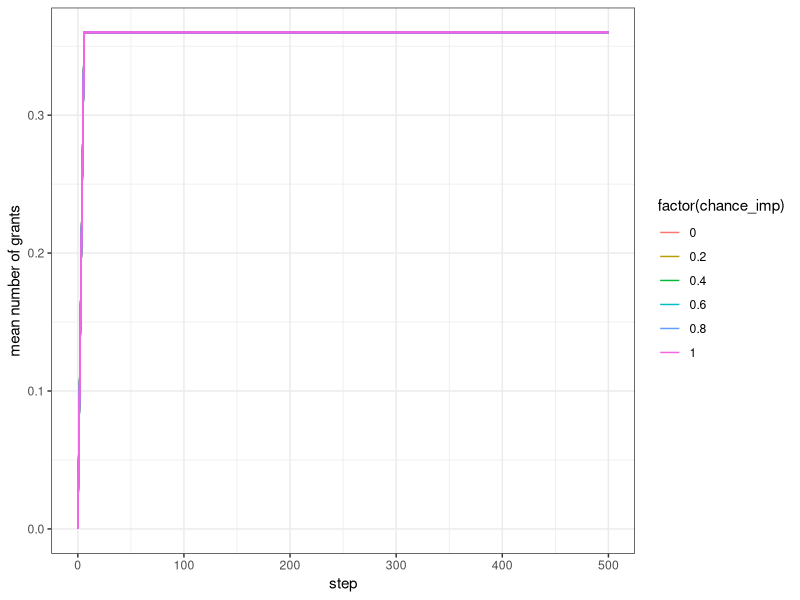
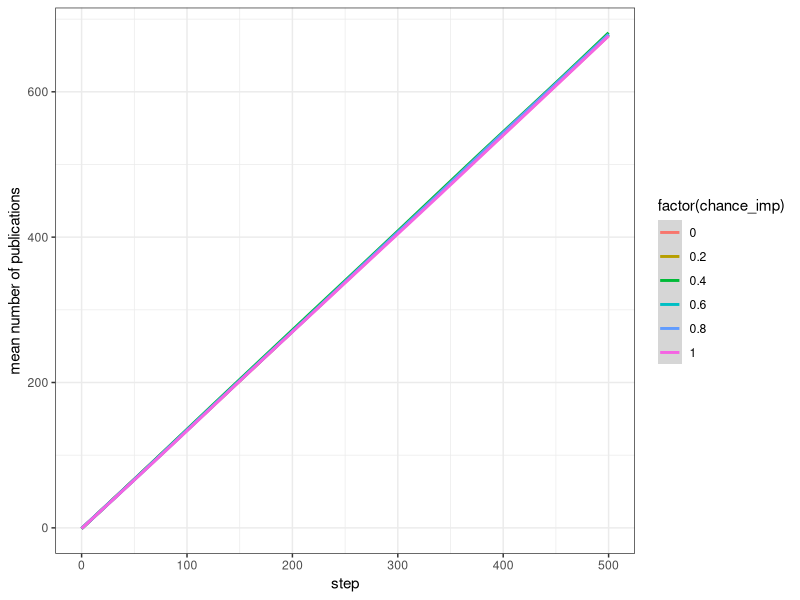
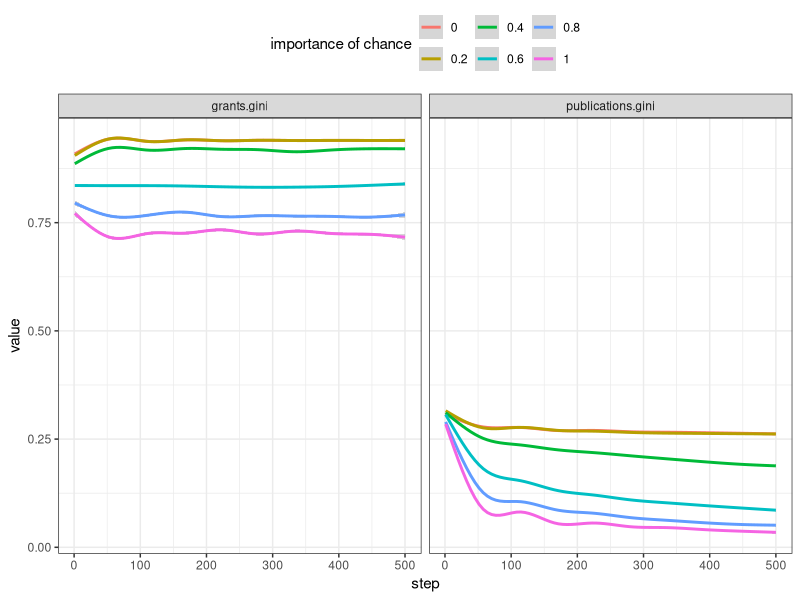
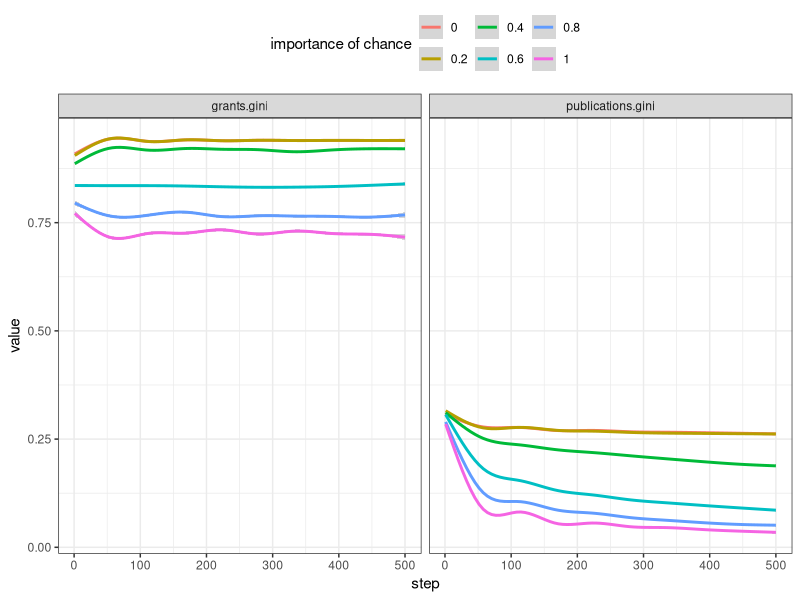

Reproduce these figures in R, in order.
library(tidyverse)

df <- read_csv("../outputs/data_sharing baseline-table.csv", skip = 6,
               col_types = cols(
                 `[run number]` = col_double(),
                 `history-length` = col_double(),
                 `n-available-grants` = col_double(),
                 `n-groups` = col_double(),
                 `importance-of-chance` = col_double(),
                 `share-data?` = col_logical(),
                 `[step]` = col_double(),
                 `mean-grants groups` = col_double(),
                 `mean-publications groups` = col_double(),
                 `grants-gini` = col_double(),
                 `publications-gini` = col_double()
               )) %>% 
  tibble(.name_repair = "universal")

theme_set(theme_bw())


# baseline stuff ----
grants_pubs <- df %>% 
  select(run_number = .run.number., chance_imp = importance.of.chance, 
         step = .step., mean_grants = mean.grants.groups, 
         mean_publications = mean.publications.groups)

grants_pubs %>% 
  # filter(run_number <= 10) %>% 
  ggplot(aes(step, mean_grants, colour = factor(chance_imp))) +
  geom_line(aes(group = run_number)) +
  labs(y = "mean number of grants")
# number of grants is fixed


grants_pubs %>% 
  ggplot(aes(step, mean_publications, colour = factor(chance_imp))) +
  # geom_line(aes(group = run_number), alpha = .2) +
  geom_smooth() +
  labs(y = "mean number of publications")
# number of publications is the same, no matter the granting mechanism
# presumably, because the total number of grants (=additional resources) is
# always the same. 
# But there would be a difference in the gini coefficient


df %>% 
  select(run_number = .run.number., chance_imp = importance.of.chance, 
         step = .step., contains("gini")) %>% 
  pivot_longer(contains("gini")) %>% 
  ggplot(aes(step, value, colour = factor(chance_imp))) +
  geom_smooth() +
  facet_wrap(vars(name)) +
  labs(colour = "importance of chance") +
  theme(legend.position = "top")
ggsave("plots/ginis.png")
